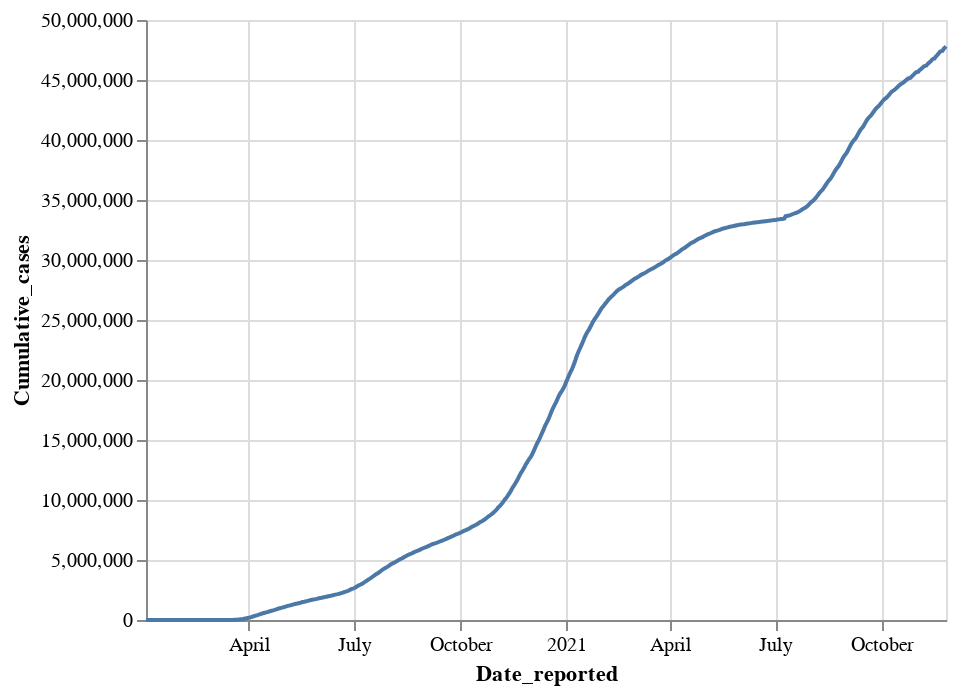

The notebook cell saved with this chart:
### Code cell
alt.Chart(us).mark_line().encode(
    x = 'Date_reported:T', 
    y = 'Cumulative_cases'
)

### Figure 1 — Vega-Lite specification as saved in the notebook (floating-point values rounded to 4 significant figures; data arrays with more than 128 entries replaced by an {"elided": "..."} marker saying what was removed)
{"config": {"view": {"continuousWidth": 400, "continuousHeight": 300}}, "data": {"name": "data-72f6571975d4b7dc99652eca9c899744"}, "mark": "line", "encoding": {"x": {"type": "temporal", "field": "Date_reported"}, "y": {"type": "quantitative", "field": "Cumulative_cases"}}, "$schema": "https://vega.github.io/schema/vega-lite/v4.8.1.json", "datasets": {"data-72f6571975d4b7dc99652eca9c899744": {"elided": "694 records"}}}
